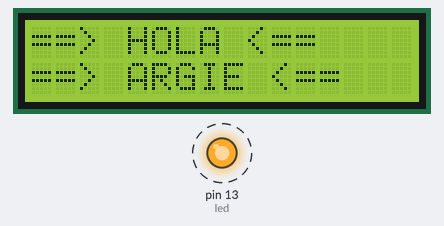
Simulated run of this sketch. Board: Arduino Uno, built with avr-gcc and run on an emulated ATmega328P. On the bench: 16×2 character LCD, output pins drawn as LEDs (lit = HIGH). Dashed ring = blinking.

Above: at 0.1 s.
At 0.6 s:
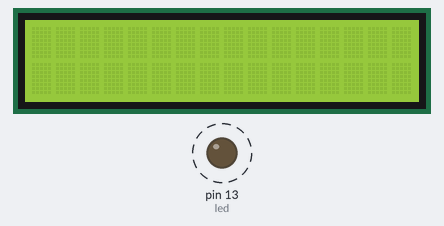
Timing chart, 0 to 130.0 s (numbered marks = the images above):
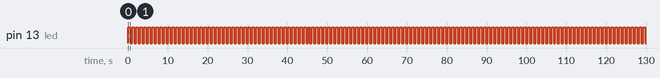

The sketch:

prueba_lcd.ino
```cpp
#include <LiquidCrystal_I2C.h> // Libreria LCD_I2C
int led = 13;
LiquidCrystal_I2C lcd(0x27,16,2); // si no te sale con esta direccion  puedes usar (0x3f,16,2) || (0x27,16,2)  ||(0x20,16,2)

void setup() {
  lcd.init();
  lcd.backlight();
  lcd.clear();
 lcd.setCursor(0,0);
  lcd.print("==> HOLA <==");
  lcd.setCursor (0,1);
  lcd.print("==> ARGIE <==");
  pinMode(led,OUTPUT);
}

void loop() {

  digitalWrite(led,1);
  lcd.display();
  delay(500);
  digitalWrite(led,0);
  lcd.noDisplay();
  delay(500);
}
```

Measured:
- by itself, pin 13 (led): alternates HIGH for 0.50 s and LOW for 0.50 s
